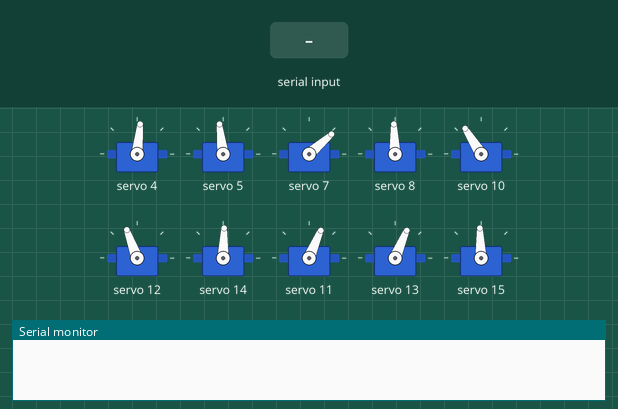
A sketch run on a simulated Arduino Uno, built with avr-gcc and run on an emulated ATmega328P. Parts: 10 × servo, the last lines printed to the serial monitor. The inputs (shaded band) are chosen by the test bench.

Above: at 7.2 s.
7.3 s: "q\n" received over Serial
At 10.02 s:
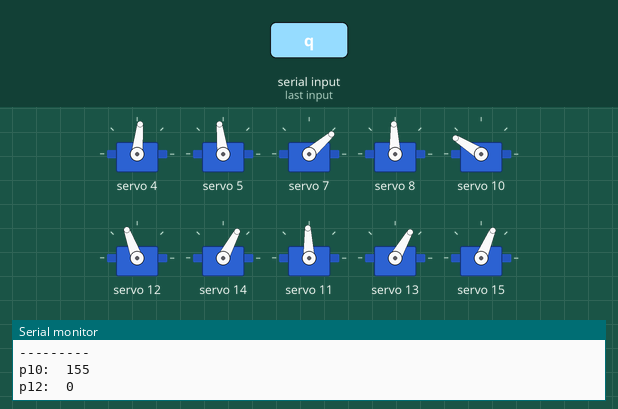
10.3 s: byte 114 ('r') received over Serial
At 11.87 s:
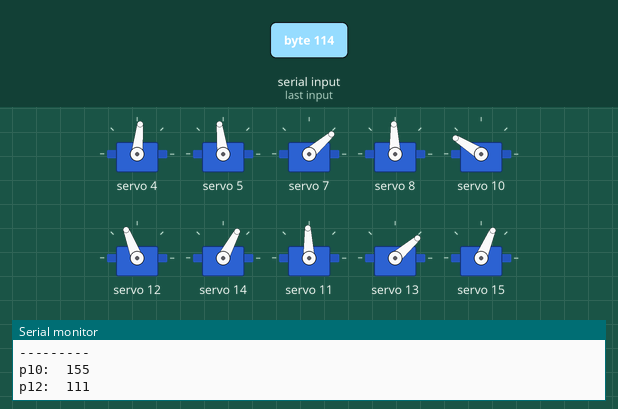
13.3 s: byte 119 ('w') received over Serial
At 14.04 s:
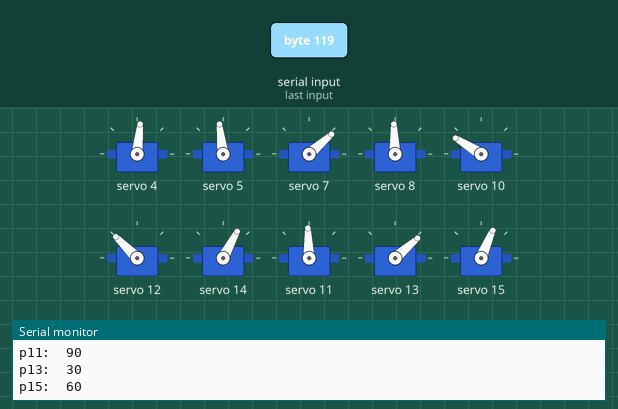
16.3 s: byte 101 ('e') received over Serial
At 17.4 s:
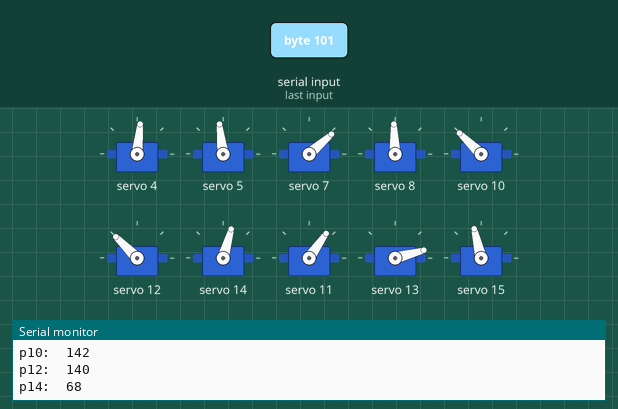
22.3 s: byte 116 ('t') received over Serial
At 22.8 s:
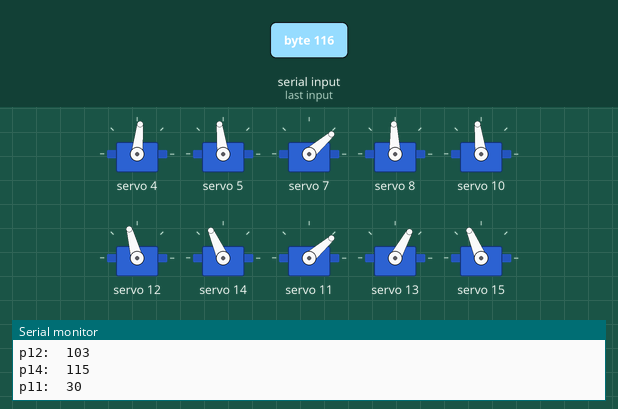
25.3 s: byte 113 ('q') received over Serial
At 30.9 s:
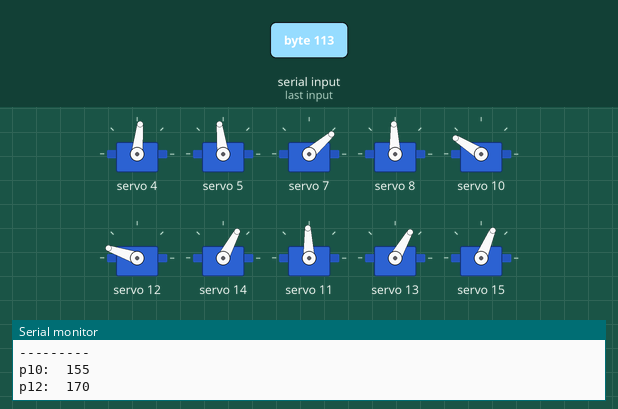
Timing chart, 0 to 31.1 s (numbered marks = the images above; inputs shaded):
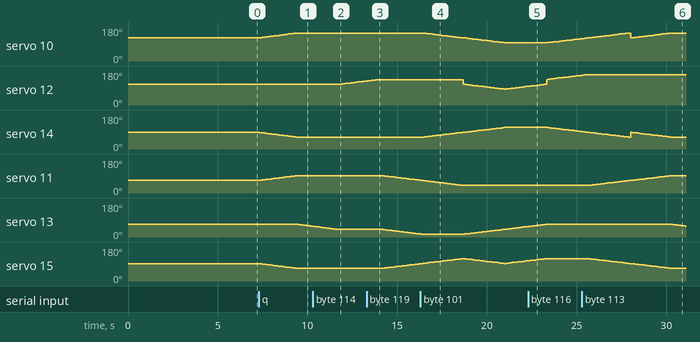

The sketch:

movimiento_b_sico_en_arduino.ino
```cpp
#include <Wire.h>
#include <Adafruit_PWMServoDriver.h>

Adafruit_PWMServoDriver servos = Adafruit_PWMServoDriver();

int pos0 = 172;
int pos180 = 565;
char c;

int pos = 0;
int pos1 = 0;
int pos2 = 0;

int p0 = 0;
int p1 = 0;
int p2 = 0;
int p3 = 0;
int p4 = 0;
int p5 = 0;

int p6 = 0;
int p7 = 0;
int p8 = 0;
int p9 = 0;
int p10 = 0;
int p11 = 0;
int p12 = 0;
int p13 = 0;
//int p13' = 0;
int p14 = 0;
int p15 = 0;

void initial_position() {
  setServo(4, 80);
  setServo(5, 95);

  setServo(7, 30);
  setServo(8, 90);

  setServo(10, 125);
  setServo(12, 110);
  setServo(14, 85 );

  setServo(11, 60);
  setServo(13, 60);
  setServo(15, 90);
}

void setup() {
  Serial.begin(9600);
  servos.begin();
  servos.setPWMFreq(60);

  delay(3000);
  initial_position();
  delay(3000);
}

void setServo(uint8_t n_servo, int angle) {
  int duty;
  duty = map(angle, 0, 180, pos0, pos180);
  servos.setPWM(n_servo, 0, duty);

}

void loop() {
  if(Serial.available())
  {
    c = Serial.read();
  }
  if(c =='q'){
    paso1_q();
  }
  if(c=='w'){
    paso2_w();
  }
  if(c=='s'){
    detener();
  }
  if(c=='e'){
    paso3_e();
  }
  if(c=='r'){
    paso4_r();
  }
  if(c=='t'){
    paso5_t();
  }
  if(c=='y'){
    paso6_y();
  }
  if(c=='u'){
    paso7_u();
  }
}
void paso1_q() {
  for (int i = 0; i <= 60; i++){
    if (i <= 30){
      p10 = 125+i;
      p11 = 60+i;
      p14 = 85-i;
      p15 = 90-i;
      setServo(10, p10);
      setServo(11, p11);
      setServo(14, p14);
      setServo(15, p15);
    }
    if (30 <= i){
      p13 = 90-i;
      setServo(13, p13);
    }
    Serial.print('\n');
    Serial.print("p10:  ");Serial.println(p10);
    Serial.print("p12:  ");Serial.println(p12);
    Serial.print("p14:  ");Serial.println(p14);
    Serial.print('\n');
    Serial.print("p11:  ");Serial.println(p11);
    Serial.print("p13:  ");Serial.println(p13);
    Serial.print("p15:  ");Serial.println(p15);
    Serial.print("---------");
    delay(15);

  }
}

void paso2_w() {
  for (int i = 0; i <= 60; i++){
    if (i <= 30){
      p11 = 90-i;
      p13 = 30-i;
      p15 = 60+i;
      setServo(11, p11);
      setServo(13, p13);
      setServo(15, p15);
    }
    if (30 <= i){
      p10 = 185-i;
      p11 = 90-i;
      p14 = 25+i;
      p15 = 60+i;
      setServo(10, p10);
      setServo(11, p11);
      setServo(14, p14);
      setServo(15, p15);
    }
    Serial.print('\n');
    Serial.print("p10:  ");Serial.println(p10);
    Serial.print("p12:  ");Serial.println(p12);
    Serial.print("p14:  ");Serial.println(p14);
    Serial.print('\n');
    Serial.print("p11:  ");Serial.println(p11);
    Serial.print("p13:  ");Serial.println(p13);
    Serial.print("p15:  ");Serial.println(p15);
    Serial.print("---------");
    delay(15);
  }
}

void paso3_e() {
  for (int i = 0; i <= 60; i++){
    if (i <= 30){
      p10 = 125-i;
      //p11 = 30-i;
      p12 = 110-i;
      p13 = 0+i;
      p14 = 85+i;
      p15 = 120-i;
      setServo(10, p10);
      setServo(11, p11);
      setServo(12, p12);
      setServo(13, p13);
      setServo(14, p14);
      setServo(15, p15);
    }
    if (30 <= i){
      //p10 = 125-i;
      p12 = 50+i;
      p13 = 0+i;
      p15 = 60+i;
      //p14 = 85+i;
      setServo(10, p10);
      setServo(12, p12);
      //setServo(14, p14);
      setServo(13, p13);
      setServo(15, p15);
    }
    Serial.print('\n');
    Serial.print("p10:  ");Serial.println(p10);
    Serial.print("p12:  ");Serial.println(p12);
    Serial.print("p14:  ");Serial.println(p14);
    Serial.print('\n');
    Serial.print("p11:  ");Serial.println(p11);
    Serial.print("p13:  ");Serial.println(p13);
    Serial.print("p15:  ");Serial.println(p15);
    Serial.print("---------");
    delay(15);
  }
}
void paso4_r() {
  for (int i = 0; i <= 30; i++){
    if (i <= 30){
      //p10 = 50+i;
      //p11 = 0+i;
      p12 = 110+i;
      //p12 = 150-i;
      //p13 = 30+i;
      //p14 = 85-i;
      //p15 = 90+i;
      setServo(11, p11);
      setServo(12, p12);
      setServo(13, p13);
      setServo(14, p14);
      setServo(15, p15);
    }
    if (i >= 30){
      //p11 = 0+i;
      //p14 = 85-i;
      //p12 = 50+i;
      //p13 = 0+i;
      //p14 = 145-i;
      setServo(11, p11);
      setServo(12, p12);
      setServo(13, p13);
      setServo(14, p14);
    }
    Serial.print('\n');
    Serial.print("p10:  ");Serial.println(p10);
    Serial.print("p12:  ");Serial.println(p12);
    Serial.print("p14:  ");Serial.println(p14);
    Serial.print('\n');
    Serial.print("p11:  ");Serial.println(p11);
    Serial.print("p13:  ");Serial.println(p13);
    Serial.print("p15:  ");Serial.println(p15);
    Serial.print("---------");
    delay(15);
  }
}
void paso5_t() {
  for (int i = 0; i <= 60; i++){
    if (i <= 30){
      p10 = 95+i;
      p12 = 140+i;
      p14 = 115-i;
      setServo(10, p10);
      setServo(12, p12);
      setServo(14, p14);
    }
    if (30 <= i){
      p11 = 0+i;
      p10 = 95+i;
      p15 = 150-i;
      p14 = 115-i;
      setServo(10, p10);
      setServo(11, p11);
      setServo(14, p14);
      setServo(15, p15);
    }
    Serial.print('\n');
    Serial.print("p10:  ");Serial.println(p10);
    Serial.print("p12:  ");Serial.println(p12);
    Serial.print("p14:  ");Serial.println(p14);
    Serial.print('\n');
    Serial.print("p11:  ");Serial.println(p11);
    Serial.print("p13:  ");Serial.println(p13);
    Serial.print("p15:  ");Serial.println(p15);
    Serial.print("---------");
    delay(15);
  }
}
void paso6_y() {
  for (int i = 0; i <= 60; i++){
    if (i <= 30){
      //p10 = 155-i;
      //p11 = 0+i;
      //p12 = 170-i;
      //p12 = 150-i;
      //p13 = 30+i;
      p14 = 55+i;
      //p15 = 90-i;
      setServo(10, p10);
      setServo(11, p11);
      setServo(12, p12);
      setServo(13, p13);
      setServo(14, p14);
      //setServo(15, p15);
    }
    if (i >= 30){
      p10 = 185-i;
      //p14 = 55-i;
      p12 = 170-i;
      //p12 = 210-i;
      //p13 = 0+i;
      //p15 = 30+i;
      setServo(10, p10);
      setServo(11, p11);
      setServo(12, p12);
      setServo(13, p13);
      setServo(14, p14);
    }
    Serial.print('\n');
    Serial.print("p10:  ");Serial.println(p10);
    Serial.print("p12:  ");Serial.println(p12);
    Serial.print("p14:  ");Serial.println(p14);
    Serial.print('\n');
    Serial.print("p11:  ");Serial.println(p11);
    Serial.print("p13:  ");Serial.println(p13);
    Serial.print("p15:  ");Serial.println(p15);
    Serial.print("---------");
    delay(15);
  }
}
void paso7_u() {
  for (int i = 0; i <= 60; i++){
    if (i <= 30){
      p10 = 155-i;
      //p11 = 0+i;
      p12 = 140-i;
      //p12 = 150-i;
      //p13 = 30+i;
      //p14 = 115-i;
      //p15 = 60+i;
      setServo(10, p10);
      setServo(11, p11);
      setServo(12, p12);
      setServo(13, p13);
      setServo(14, p14);
      setServo(15, p15);
    }
    if (i >= 30){
      //p10 = 65+i;
      //p14 = 115+i;
      //p12 = 170-i;
      //p12 = 210-i;
      p14 = 25+i;
      //p15 = 150-i;
      setServo(10, p10);
      setServo(11, p11);
      setServo(12, p12);
      setServo(13, p13);
      setServo(14, p14);
      setServo(15, p15);
    }
    Serial.print('\n');
    Serial.print("p10:  ");Serial.println(p10);
    Serial.print("p12:  ");Serial.println(p12);
    Serial.print("p14:  ");Serial.println(p14);
    Serial.print('\n');
    Serial.print("p11:  ");Serial.println(p11);
    Serial.print("p13:  ");Serial.println(p13);
    Serial.print("p15:  ");Serial.println(p15);
    Serial.print("---------");
    delay(15);
  }
}
void detener() {
  initial_position();
  Serial.print('\n');
  Serial.print("p10:  ");Serial.println(p10);
  Serial.print("p12:  ");Serial.println(p12);
  Serial.print("p14:  ");Serial.println(p14);
  Serial.print('\n');
  Serial.print("p11:  ");Serial.println(p11);
  Serial.print("p13:  ");Serial.println(p13);
  Serial.print("p15:  ");Serial.println(p15);
  Serial.print("---------");
  delay(500);
}
```

Measured:
- after the input at 7.3 s, servo 10: moves from 122° to 148° over 2.0 s, starting at once; servo 14: moves from 88° to 62° over 2.1 s, starting at once; servo 11: moves from 67° to 92° over 2.0 s, starting at once; servo 13: moves from 67° to 57° over 0.74 s, starting after 2.2 s; servo 15: moves from 92° to 67° over 2.0 s, starting after 0.10 s
- after the input at 10.3 s, servo 12: moves from 110° to 127° over 1.4 s, starting after 1.5 s
- after the input at 13.3 s, servo 12: goes on until 13.9 s, then stays 135°; servo 11: moves from 92° to 68° over 2.0 s, starting after 0.93 s; servo 13: moves from 41° to 16° over 2.1 s, starting after 0.86 s; servo 15: moves from 67° to 92° over 2.1 s, starting after 0.86 s
- after the input at 16.3 s, servo 11: goes on until 18.6 s, then stays 41°
- after the input at 22.3 s, servo 13: goes on until 23.3 s, then stays 67°; servo 15: goes on until 23.3 s, then stays 118°
- after the input at 25.3 s, servo 12: goes on until 25.6 s, then stays 161°; servo 13: moves from 67° to 58° over 0.68 s, starting after 5.1 s
